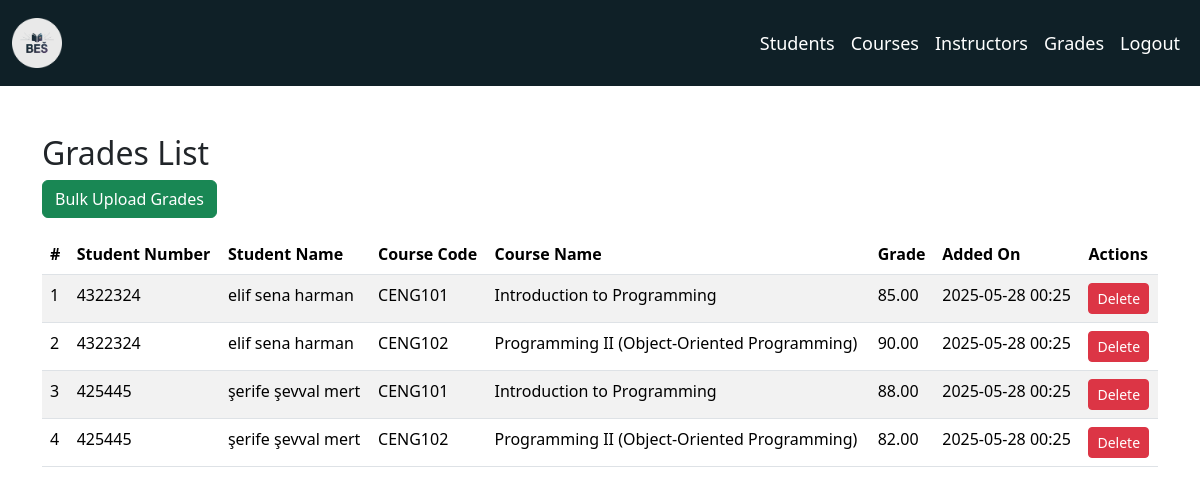
/grades, run on an earlier commit of the app's database.
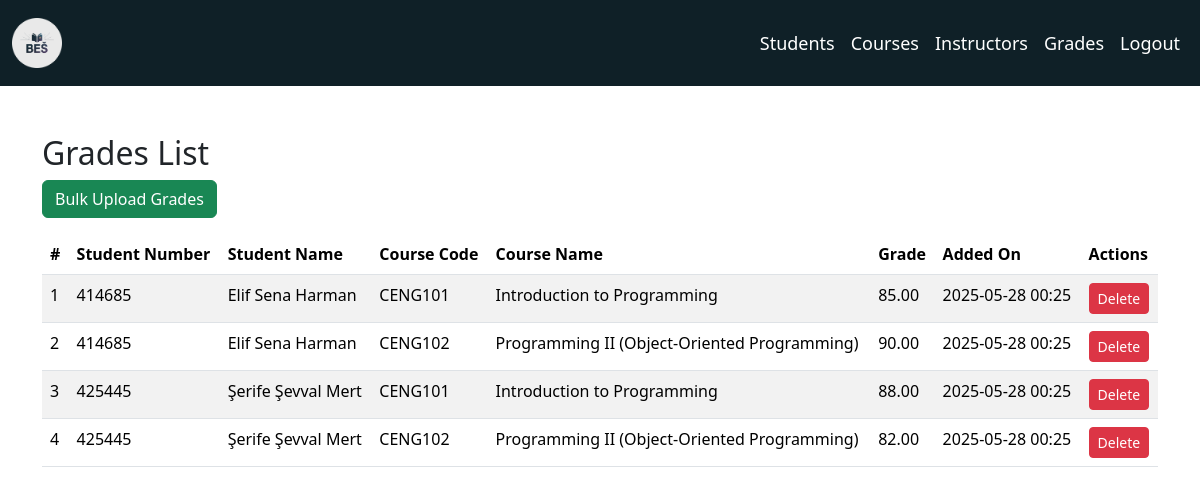
And on a later commit of the database.
### app/models.py (models this page shows, shortened)
class Grade(db.Model):
    __tablename__ = 'grades'
    id = db.Column(db.Integer, primary_key=True)
    student_id = db.Column(db.Integer, db.ForeignKey('students.id'))
    course_id = db.Column(db.Integer, db.ForeignKey('courses.id'))
    grade = db.Column(db.Float, nullable=False)
    timestamp = db.Column(db.DateTime, default=datetime.utcnow)
    student = db.relationship('Student', backref=db.backref('grades', lazy=True))
    course = db.relationship('Course', backref=db.backref('grades', lazy=True))

class Student(db.Model):
    __tablename__ = 'students'
    id = db.Column(db.Integer, primary_key=True)
    first_name = db.Column(db.String(50), nullable=False)
    last_name = db.Column(db.String(50), nullable=False)
    student_number = db.Column(db.String(20), unique=True, nullable=False)
    email = db.Column(db.String(120), unique=True, nullable=True)
    phone = db.Column(db.String(20), nullable=True)
    __table_args__ = (
        UniqueConstraint('student_number', name='uq_student_student_number'),
    )

class Course(db.Model):
    __tablename__ = 'courses'
    id = db.Column(db.Integer, primary_key=True)
    code = db.Column(db.String(20), unique=True, nullable=False)
    name = db.Column(db.String(100), nullable=False)
    credit = db.Column(db.Integer, nullable=False)
    instructor_id = db.Column(db.Integer, db.ForeignKey('instructors.id'), nullable=False)
    instructor = db.relationship('Instructor', backref=db.backref('courses', lazy=True))
    __tablename__ = 'courses'
    id = db.Column(db.Integer, primary_key=True)
    code = db.Column(db.String(20), nullable=False)
    name = db.Column(db.String(100), nullable=False)
    credit = db.Column(db.Integer, nullable=False)
    instructor_id = db.Column(db.Integer, db.ForeignKey('instructors.id'))
    instructor = db.relationship('Instructor', backref=db.backref('courses', lazy=True))

### app/routes.py (the view)
@grades_bp.route("/grades", strict_slashes=False)
def grade_list_page():
    grades = Grade.query.all()
    return render_template("grades/grade_list.html", grades=grades)

### app/templates/grades/grade_list.html (shortened to what this page needs)
<!DOCTYPE html>
<html lang="en">
<head>
    <link href="https://cdn.jsdelivr.net/npm/bootstrap@5.3.3/dist/css/bootstrap.min.css" rel="stylesheet" />
</head>
<body>
    {% include 'navbar.html' %}
    <div class="container mt-5">
        <h2>Grades List</h2>
        <a href="/grades/upload" class="btn btn-success mb-3">
            Bulk Upload Grades
        </a>
        <table class="table table-striped">
            <thead>
                <tr>
                    <th>#</th>
                    <th>Student Number</th>
                    <th>Student Name</th>
                    <th>Course Code</th>
                    <th>Course Name</th>
                    <th>Grade</th>
                    <th>Added On</th>
                    <th>Actions</th>
                </tr>
            </thead>
            <tbody>
                {% for grade in grades %}
                <tr>
                    <td>{{ loop.index }}</td>
                    <td>{{ grade.student.student_number }}</td>
                    <td>{{ grade.student.first_name }} {{ grade.student.last_name }}</td>
                    <td>{{ grade.course.code }}</td>
                    <td>{{ grade.course.name }}</td>
                    <td>{{ "%.2f"|format(grade.grade) }}</td>
                    <td>{{ grade.timestamp.strftime("%Y-%m-%d %H:%M") }}</td>
                    <td>
                        <form action="{{ url_for('grades.delete_grade', id=grade.id) }}" method="POST"
                            onsubmit="return confirm('Are you sure to delete this grade?');">
                            <button type="submit" class="btn btn-danger btn-sm">Delete</button>
                        </form>
                    </td>
                </tr>
                {% else %}
                <tr>
                    <td colspan="8" class="text-center">No grades found.</td>
                </tr>
                {% endfor %}
            </tbody>
        </table>
    </div>
</body>
</html>

### app/templates/navbar.html (shortened to what this page needs)
<head>
  <link href="https://cdn.jsdelivr.net/npm/bootstrap@5.3.2/dist/css/bootstrap.min.css" rel="stylesheet">
  <link href="{{ url_for('static', filename='css/navbar.css') }}" rel="stylesheet">
</head>
<nav class="navbar navbar-expand-lg">
  <div class="container-fluid">
    <a class="navbar-brand" href="{{ url_for('auth.dashboard_page') }}">
      <img src="{{ url_for('static', filename='uploads/logo.png') }}" alt="Logo">
    </a>
    <div class="collapse navbar-collapse justify-content-end" id="navbarNav">
      <ul class="navbar-nav">
        <li class="nav-item">
          <a class="nav-link" href="http://127.0.0.1:5000/students">Students</a>
        </li>
        <li class="nav-item">
          <a class="nav-link" href="http://127.0.0.1:5000/courses">Courses</a>
        </li>
        <li class="nav-item">
          <a class="nav-link" href="http://127.0.0.1:5000/instructors">Instructors</a>
        </li>
        <li class="nav-item">
          <a class="nav-link" href="grades/grades_list.html">Grades</a>
        </li>
        <li class="nav-item">
          <a class="nav-link" href="http://127.0.0.1:5000/login">Logout</a>
        </li>
      </ul>
    </div>
  </div>
</nav>

### app/static/css/navbar.css (style rules this page uses)
.navbar { background-color: #0f2027; }
.navbar-brand img { width: 50px; margin: 5px 5px 5px 0; }
.navbar-brand, .nav-link, .dropdown-item { color: #fff !important; font-size: large; }

What changed in the data, as far as the page shows it:
changed through a linked row, Grade (number 1 of 4 on the later page): student.student_number "4322324" → "414685"; student.first_name "elif sena" → "Elif Sena"; student.last_name "harman" → "Harman"
changed through a linked row, Grade (number 2 of 4 on the later page): student.student_number "4322324" → "414685"; student.first_name "elif sena" → "Elif Sena"; student.last_name "harman" → "Harman"
changed through a linked row, Grade (number 3 of 4 on the later page): student.first_name "şerife şevval" → "Şerife Şevval"; student.last_name "mert" → "Mert"
changed through a linked row, Grade (number 4 of 4 on the later page): student.first_name "şerife şevval" → "Şerife Şevval"; student.last_name "mert" → "Mert"
